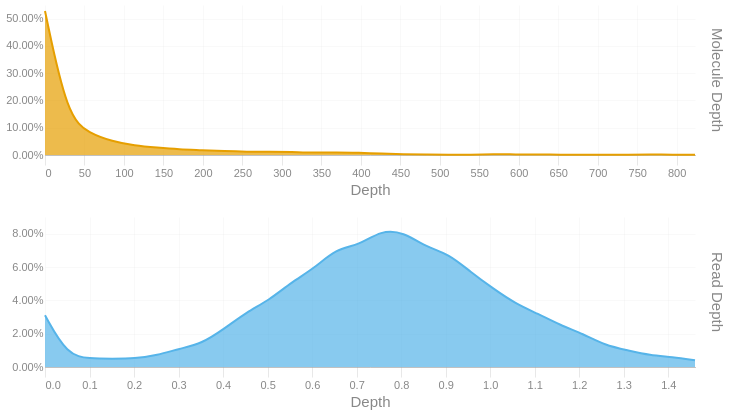

Notebook source saved alongside this figure:
### Code cell
readdep = depth_hist(tb['Read Depth'], q99, 3)
readdep = readdep.with_columns(pl.lit('Read Depth').alias('Metric'))
if not SKIPLR:
    moldep = depth_hist(tb['Molecule Depth'], mol_q99, 1)
    moldep = moldep.with_columns(pl.lit('Molecule Depth').alias('Metric'))
    _hist = pl.concat([readdep, moldep])
    _hist = _hist.filter(pl.col('Proportion') != 0)
    with SafeRender(_hist):
        (
            alt.Chart(_hist)        
            .mark_area(interpolate = "basis")
            .encode(
                x=alt.X('Bin:Q').scale(domainMin=0).axis(alt.Axis(title='Depth')),
                y = alt.Y('Proportion:Q', title = None).axis(format = '.2%'),
                color = alt.Color('Metric:N').legend(None),
                row = alt.Row("Metric:N").header(title = None, labelOrient = 'right'),
                tooltip = [
                    alt.Tooltip("Metric:N", title = "Metric"),
                    alt.Tooltip('Interval:N', title = "Depth Interval"),
                    alt.Tooltip('Proportion:Q', title = "% Alignments").format('.2%')
                ]
            )
            .resolve_scale(x='independent', y='independent')
            .properties(
                height = 150, width = 650,
                usermeta={'embedOptions': {'downloadFileName': f'{samplename}.depth.hist'}}
            )
        ).display()
else:
    readdep = readdep.filter(pl.col('Proportion') != 0)
    with SafeRender(readdep):
        (
            alt.Chart(readdep)        
            .mark_area(interpolate = "basis")
            .encode(
                x=alt.X('Bin:Q').scale(domainMin=0).axis(alt.Axis(title='Depth')),
                y = alt.Y('Proportion:Q', title = None).axis(format = '.2%'),
                tooltip = [
                    alt.Tooltip('Interval:N', title = "Depth Interval"),
                    alt.Tooltip('Proportion:Q', title = "% Alignments").format('.2%')
                ]
            )
            .properties(
                usermeta={'embedOptions': {'downloadFileName': f'{samplename}.depth.hist'}}
            )
        ).display()

### Figure 1 — Vega-Lite specification as saved in the notebook (floating-point values rounded to 4 significant figures)
{"width": 650, "height": 150, "config": {"title": {"anchor": "start", "dy": -15, "fontSize": 18, "color": "#888888", "subtitleColor": "#888888", "subtitleFontSize": 14}, "arc": {"fill": "#0072B2"}, "axis": {"domainColor": "#888888", "domainWidth": 0.5, "gridWidth": 0.2, "grid": false, "titleFontWeight": 400, "titleFontSize": 15, "labelFontSize": 11, "labelColor": "#888888", "tickColor": "#888888", "tickWidth": 0.2, "titleColor": "#888888"}, "axisBand": {"grid": false}, "axisX": {"grid": true, "tickSize": 10, "domainCap": "round"}, "axisY": {"domain": false, "grid": true, "tickSize": 0, "domainCap": "round"}, "background": "transparent", "header": {"labelFontSize": 15, "labelColor": "#888888", "titleFontSize": 15, "titleFontWeight": 600, "titleColor": "#888888"}, "legend": {"labelFont": "sans-serif", "labelFontSize": 12, "labelColor": "#888888", "symbolSize": 100, "symbolType": "circle", "titleFontSize": 12, "titlePadding": 10, "titleColor": "#888888", "title": null}, "range": {"category": ["#E69F00", "#56B4E9", "#009E73", "#F0E442", "#0072B2", "#D55E00", "#CC79A7", "#000000"], "diverging": ["#cfe8f3", "#a2d4ec", "#73bfe2", "#46abdb", "#1696d2", "#12719e"]}, "area": {"fill": "#0072B2", "fillOpacity": 0.7, "line": true, "strokeOpacity": 0.7}, "line": {"color": "#0072B2", "stroke": "#0072B2", "strokeWidth": 2}, "trail": {"color": "#0072B2", "stroke": "#0072B2", "strokeWidth": 0, "size": 1}, "point": {"filled": true, "fillOpacity": 1.0, "size": 95}, "text": {"color": "#888888", "fontSize": 11, "align": "right", "fontWeight": 400, "size": 11}, "bar": {"fill": "#0072B2", "stroke": null}, "view": {"stroke": null, "continuousWidth": 660, "continuousHeight": 400}}, "data": {"name": "data-904dd6c1b5c3b9fec4abea44c664f980"}, "mark": {"type": "area", "interpolate": "basis"}, "encoding": {"color": {"field": "Metric", "legend": null, "type": "nominal"}, "row": {"field": "Metric", "header": {"title": null, "labelOrient": "right"}, "type": "nominal"}, "tooltip": [{"field": "Metric", "title": "Metric", "type": "nominal"}, {"field": "Interval", "title": "Depth Interval", "type": "nominal"}, {"field": "Proportion", "format": ".2%", "title": "% Alignments", "type": "quantitative"}], "x": {"axis": {"title": "Depth"}, "field": "Bin", "scale": {"domainMin": 0}, "type": "quantitative"}, "y": {"axis": {"format": ".2%"}, "field": "Proportion", "title": null, "type": "quantitative"}}, "resolve": {"scale": {"x": "independent", "y": "independent"}}, "usermeta": {"embedOptions": {"downloadFileName": "S1_Musquodoboit_030.depth.hist"}}, "$schema": "https://vega.github.io/schema/vega-lite/v6.1.0.json", "datasets": {"data-904dd6c1b5c3b9fec4abea44c664f980": [{"Bin": 0.0, "Interval": "0.0-0.05", "Proportion": 0.031, "Metric": "Read Depth"}, {"Bin": 0.05, "Interval": "0.05-0.101", "Proportion": 0.007, "Metric": "Read Depth"}, {"Bin": 0.101, "Interval": "0.101-0.151", "Proportion": 0.005, "Metric": "Read Depth"}, {"Bin": 0.151, "Interval": "0.151-0.201", "Proportion": 0.005, "Metric": "Read Depth"}, {"Bin": 0.201, "Interval": "0.201-0.252", "Proportion": 0.005, "Metric": "Read Depth"}, {"Bin": 0.252, "Interval": "0.252-0.302", "Proportion": 0.007, "Metric": "Read Depth"}, {"Bin": 0.302, "Interval": "0.302-0.352", "Proportion": 0.011, "Metric": "Read Depth"}, {"Bin": 0.352, "Interval": "0.352-0.403", "Proportion": 0.014, "Metric": "Read Depth"}, {"Bin": 0.403, "Interval": "0.403-0.453", "Proportion": 0.023, "Metric": "Read Depth"}, {"Bin": 0.453, "Interval": "0.453-0.503", "Proportion": 0.033, "Metric": "Read Depth"}, {"Bin": 0.503, "Interval": "0.503-0.554", "Proportion": 0.04, "Metric": "Read Depth"}, {"Bin": 0.554, "Interval": "0.554-0.604", "Proportion": 0.051, "Metric": "Read Depth"}, {"Bin": 0.604, "Interval": "0.604-0.654", "Proportion": 0.059, "Metric": "Read Depth"}, {"Bin": 0.654, "Interval": "0.654-0.705", "Proportion": 0.071, "Metric": "Read Depth"}, {"Bin": 0.705, "Interval": "0.705-0.755", "Proportion": 0.073, "Metric": "Read Depth"}, {"Bin": 0.755, "Interval": "0.755-0.805", "Proportion": 0.082, "Metric": "Read Depth"}, {"Bin": 0.805, "Interval": "0.805-0.856", "Proportion": 0.081, "Metric": "Read Depth"}, {"Bin": 0.856, "Interval": "0.856-0.906", "Proportion": 0.072, "Metric": "Read Depth"}, {"Bin": 0.906, "Interval": "0.906-0.956", "Proportion": 0.068, "Metric": "Read Depth"}, {"Bin": 0.956, "Interval": "0.956-1.007", "Proportion": 0.057, "Metric": "Read Depth"}, {"Bin": 1.007, "Interval": "1.007-1.057", "Proportion": 0.047, "Metric": "Read Depth"}, {"Bin": 1.057, "Interval": "1.057-1.107", "Proportion": 0.038, "Metric": "Read Depth"}, {"Bin": 1.107, "Interval": "1.107-1.158", "Proportion": 0.032, "Metric": "Read Depth"}, {"Bin": 1.158, "Interval": "1.158-1.208", "Proportion": 0.025, "Metric": "Read Depth"}, {"Bin": 1.208, "Interval": "1.208-1.258", "Proportion": 0.02, "Metric": "Read Depth"}, {"Bin": 1.258, "Interval": "1.258-1.309", "Proportion": 0.013, "Metric": "Read Depth"}, {"Bin": 1.309, "Interval": "1.309-1.359", "Proportion": 0.01, "Metric": "Read Depth"}, {"Bin": 1.359, "Interval": "1.359-1.409", "Proportion": 0.007, "Metric": "Read Depth"}, {"Bin": 1.409, "Interval": "1.409-1.46", "Proportion": 0.006, "Metric": "Read Depth"}, {"Bin": 1.46, "Interval": "1.46-1.51", "Proportion": 0.004, "Metric": "Read Depth"}, {"Bin": 0.0, "Interval": "0.0-28.4", "Proportion": 0.528, "Metric": "Molecule Depth"}, {"Bin": 28.4, "Interval": "28.4-56.8", "Proportion": 0.138, "Metric": "Molecule Depth"}, {"Bin": 56.8, "Interval": "56.8-85.2", "Proportion": 0.079, "Metric": "Molecule Depth"}, {"Bin": 85.2, "Interval": "85.2-113.5", "Proportion": 0.05, "Metric": "Molecule Depth"}, {"Bin": 113.5, "Interval": "113.5-141.9", "Proportion": 0.034, "Metric": "Molecule Depth"}, {"Bin": 141.9, "Interval": "141.9-170.3", "Proportion": 0.027, "Metric": "Molecule Depth"}, {"Bin": 170.3, "Interval": "170.3-198.7", "Proportion": 0.021, "Metric": "Molecule Depth"}, {"Bin": 198.7, "Interval": "198.7-227.1", "Proportion": 0.018, "Metric": "Molecule Depth"}, {"Bin": 227.1, "Interval": "227.1-255.5", "Proportion": 0.014, "Metric": "Molecule Depth"}, {"Bin": 255.5, "Interval": "255.5-283.9", "Proportion": 0.012, "Metric": "Molecule Depth"}, {"Bin": 283.9, "Interval": "283.9-312.3", "Proportion": 0.012, "Metric": "Molecule Depth"}, {"Bin": 312.3, "Interval": "312.3-340.6", "Proportion": 0.011, "Metric": "Molecule Depth"}, {"Bin": 340.6, "Interval": "340.6-369.0", "Proportion": 0.008, "Metric": "Molecule Depth"}, {"Bin": 369.0, "Interval": "369.0-397.4", "Proportion": 0.01, "Metric": "Molecule Depth"}, {"Bin": 397.4, "Interval": "397.4-425.8", "Proportion": 0.008, "Metric": "Molecule Depth"}, {"Bin": 425.8, "Interval": "425.8-454.2", "Proportion": 0.005, "Metric": "Molecule Depth"}, {"Bin": 454.2, "Interval": "454.2-482.6", "Proportion": 0.003, "Metric": "Molecule Depth"}, {"Bin": 482.6, "Interval": "482.6-511.0", "Proportion": 0.002, "Metric": "Molecule Depth"}, {"Bin": 511.0, "Interval": "511.0-539.4", "Proportion": 0.001, "Metric": "Molecule Depth"}, {"Bin": 539.4, "Interval": "539.4-567.7", "Proportion": 0.001, "Metric": "Molecule Depth"}, {"Bin": 567.7, "Interval": "567.7-596.1", "Proportion": 0.003, "Metric": "Molecule Depth"}, {"Bin": 596.1, "Interval": "596.1-624.5", "Proportion": 0.002, "Metric": "Molecule Depth"}, {"Bin": 624.5, "Interval": "624.5-652.9", "Proportion": 0.002, "Metric": "Molecule Depth"}, {"Bin": 652.9, "Interval": "652.9-681.3", "Proportion": 0.001, "Metric": "Molecule Depth"}, {"Bin": 681.3, "Interval": "681.3-709.7", "Proportion": 0.001, "Metric": "Molecule Depth"}, {"Bin": 709.7, "Interval": "709.7-738.1", "Proportion": 0.001, "Metric": "Molecule Depth"}, {"Bin": 738.1, "Interval": "738.1-766.5", "Proportion": 0.001, "Metric": "Molecule Depth"}, {"Bin": 766.5, "Interval": "766.5-794.8", "Proportion": 0.002, "Metric": "Molecule Depth"}, {"Bin": 794.8, "Interval": "794.8-823.2", "Proportion": 0.001, "Metric": "Molecule Depth"}, {"Bin": 823.2, "Interval": "823.2-851.62", "Proportion": 0.001, "Metric": "Molecule Depth"}]}}
